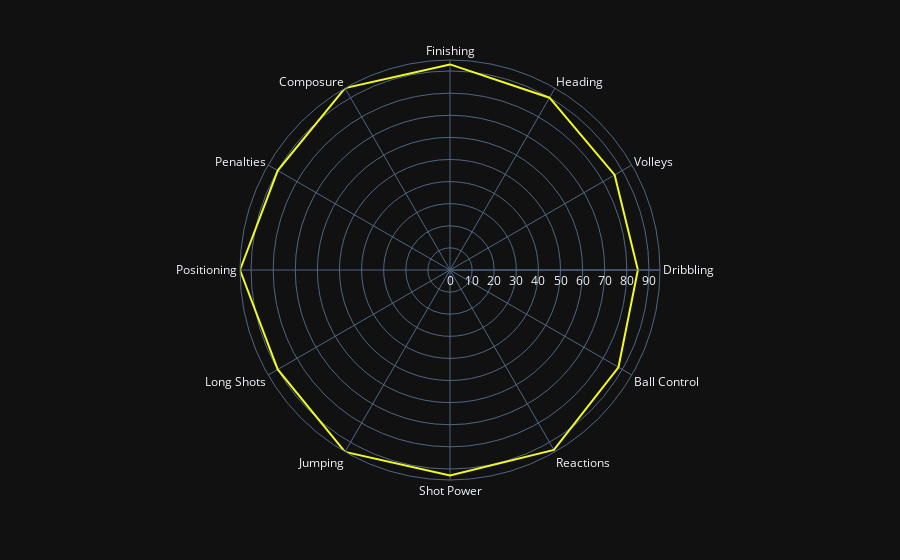

Here is the notebook cell this chart was saved with:
### Markdown cell above
This shows that the highest attributes (more than or equal 85) for Cristiano are : 
Finishing / Heading Accuracy / Volleys / Dribbling / Ball Control / Reactions / Shot Power / Jumping / Long Shots / Positioning / Penalties / Composure

### Code cell
import plotly.express as px
df = fifa[fifa["Known As"] == "Cristiano Ronaldo"]
fig = px.line_polar(df, r=[df['Finishing'].values[0],df['Heading Accuracy'].values[0],
                           df['Volleys'].values[0],df['Dribbling'].values[0],df['BallControl'].values[0],
                           df['Reactions'].values[0],
                          df['Shot Power'].values[0],df['Jumping'].values[0],df['Long Shots'].values[0],df['Positioning'].values[0],df['Penalties'].values[0],df['Composure'].values[0]],
                    theta=['Finishing','Heading','Volleys','Dribbling','Ball Control','Reactions','Shot Power',
                                              'Jumping','Long Shots','Positioning','Penalties','Composure'], line_close=True,
                    color_discrete_sequence=px.colors.sequential.Plasma_r,
                    template="plotly_dark",)
fig.show()

### Figure 1 — Plotly figure (JSON) as saved in the notebook; plotly's stock layout.template omitted (floating-point values rounded to 4 significant figures)
{"data": [{"hovertemplate": "r=%{r}<br>theta=%{theta}<extra></extra>", "legendgroup": "", "line": {"color": "#f0f921", "dash": "solid"}, "marker": {"symbol": "circle"}, "mode": "lines", "name": "", "r": [93, 90, 86, 85, 88, 94, 93, 95, 90, 95, 90, 95, 93], "showlegend": false, "subplot": "polar", "theta": ["Finishing", "Heading", "Volleys", "Dribbling", "Ball Control", "Reactions", "Shot Power", "Jumping", "Long Shots", "Positioning", "Penalties", "Composure", "Finishing"], "type": "scatterpolar"}], "layout": {"legend": {"tracegroupgap": 0}, "margin": {"t": 60}, "polar": {"angularaxis": {"direction": "clockwise", "rotation": 90}, "domain": {"x": [0, 1], "y": [0, 1]}}}}
